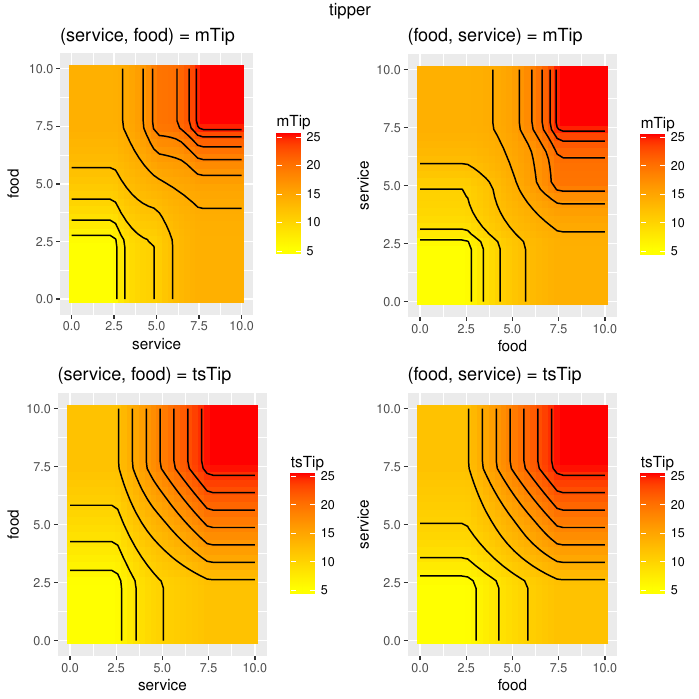

Recreate this plot in R.
#Code automatically generated with jfuzzylite 6.0.

library(ggplot2);

engine.name = "tipper"
engine.description = "(service and food) -> (tip)"
engine.fll = "Engine: tipper
  description: (service and food) -> (tip)
InputVariable: service
  description: quality of service
  enabled: true
  range: 0.000 10.000
  lock-range: true
  term: poor Trapezoid 0.000 0.000 2.500 5.000
  term: good Triangle 2.500 5.000 7.500
  term: excellent Trapezoid 5.000 7.500 10.000 10.000
InputVariable: food
  description: quality of food
  enabled: true
  range: 0.000 10.000
  lock-range: true
  term: rancid Trapezoid 0.000 0.000 2.500 7.500
  term: delicious Trapezoid 2.500 7.500 10.000 10.000
OutputVariable: mTip
  description: tip based on Mamdani inference
  enabled: true
  range: 0.000 30.000
  lock-range: false
  aggregation: Maximum
  defuzzifier: Centroid 100
  default: nan
  lock-previous: false
  term: cheap Triangle 0.000 5.000 10.000
  term: average Triangle 10.000 15.000 20.000
  term: generous Triangle 20.000 25.000 30.000
OutputVariable: tsTip
  description: tip based on Takagi-Sugeno inference
  enabled: true
  range: 0.000 30.000
  lock-range: false
  aggregation: none
  defuzzifier: WeightedAverage TakagiSugeno
  default: nan
  lock-previous: false
  term: cheap Constant 5.000
  term: average Constant 15.000
  term: generous Constant 25.000
RuleBlock: mamdani
  description: Mamdani inference
  enabled: true
  conjunction: AlgebraicProduct
  disjunction: AlgebraicSum
  implication: Minimum
  activation: General
  rule: if service is poor or food is rancid then mTip is cheap
  rule: if service is good then mTip is average
  rule: if service is excellent or food is delicious then mTip is generous with 0.5
  rule: if service is excellent and food is delicious then mTip is generous with 1.0
RuleBlock: takagiSugeno
  description: Takagi-Sugeno inference
  enabled: true
  conjunction: AlgebraicProduct
  disjunction: AlgebraicSum
  implication: none
  activation: General
  rule: if service is poor or food is rancid then tsTip is cheap
  rule: if service is good then tsTip is average
  rule: if service is excellent or food is delicious then tsTip is generous with 0.5
  rule: if service is excellent and food is delicious then tsTip is generous with 1.0"

engine.fldFile = "tipper.fld"
if (require(data.table)) {
    engine.df = data.table::fread(engine.fldFile, sep="auto", header="auto")
} else {
    engine.df = read.table(engine.fldFile, header=TRUE)
}

engine.plot.i1i2_o1 = ggplot(engine.df, aes(service, food)) + 
    geom_tile(aes(fill=mTip)) + 
    scale_fill_gradient(low="yellow", high="red") + 
    stat_contour(aes(x=service, y=food, z=mTip), color="black") + 
    ggtitle("(service, food) = mTip")

engine.plot.i2i1_o1 = ggplot(engine.df, aes(food, service)) + 
    geom_tile(aes(fill=mTip)) + 
    scale_fill_gradient(low="yellow", high="red") + 
    stat_contour(aes(x=food, y=service, z=mTip), color="black") + 
    ggtitle("(food, service) = mTip")

engine.plot.i1i2_o2 = ggplot(engine.df, aes(service, food)) + 
    geom_tile(aes(fill=tsTip)) + 
    scale_fill_gradient(low="yellow", high="red") + 
    stat_contour(aes(x=service, y=food, z=tsTip), color="black") + 
    ggtitle("(service, food) = tsTip")

engine.plot.i2i1_o2 = ggplot(engine.df, aes(food, service)) + 
    geom_tile(aes(fill=tsTip)) + 
    scale_fill_gradient(low="yellow", high="red") + 
    stat_contour(aes(x=food, y=service, z=tsTip), color="black") + 
    ggtitle("(food, service) = tsTip")

if (require(gridExtra)) {
    engine.plots = arrangeGrob(engine.plot.i1i2_o1, engine.plot.i2i1_o1, engine.plot.i1i2_o2, engine.plot.i2i1_o2, ncol=2, top=engine.name)
    ggsave(paste0(engine.name, ".pdf"), engine.plots)
    if (require(grid)) {
        grid.newpage()
        grid.draw(engine.plots)
    }
}
